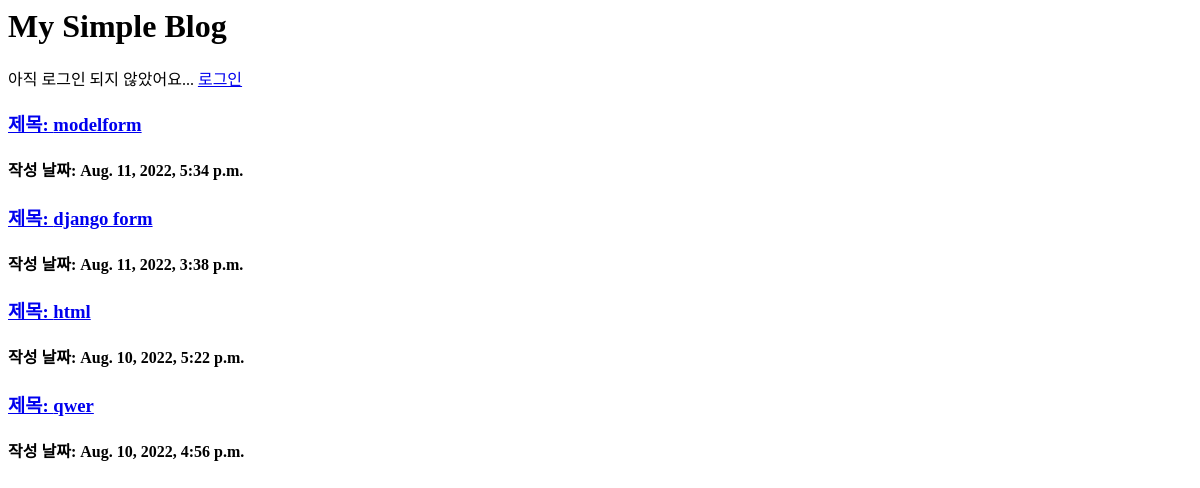
/, run on an earlier commit of the app's database.
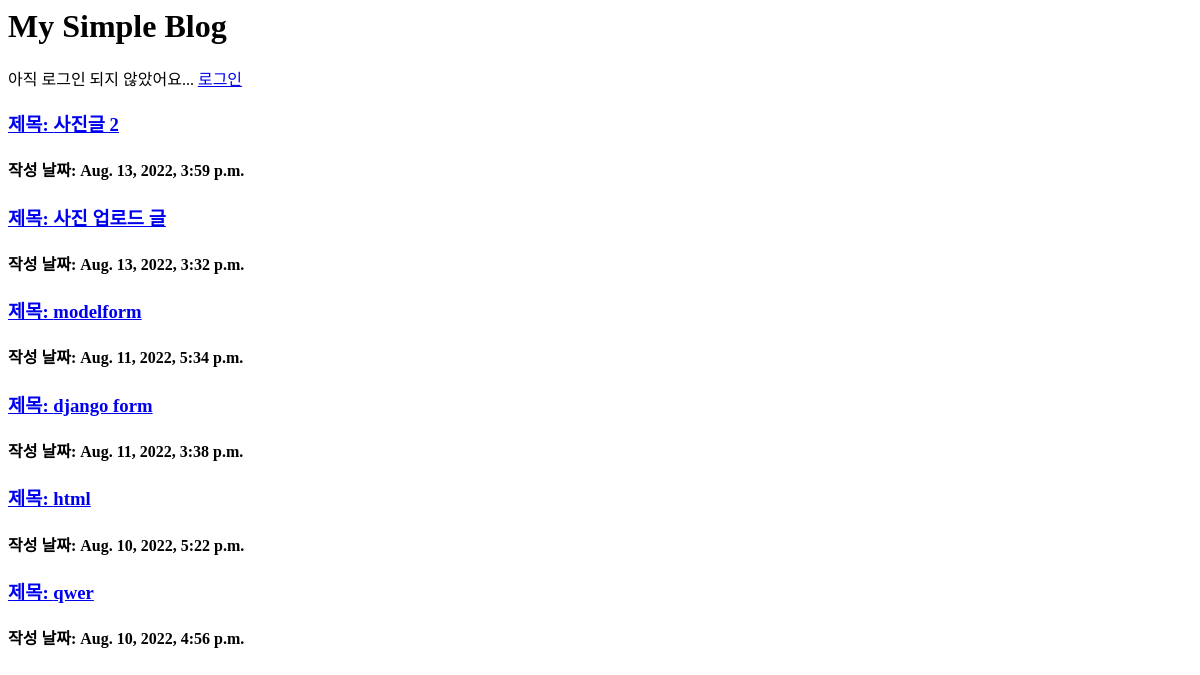
And on a later commit of the database.
### blogapp/models.py (models this page shows, shortened)
class Blog(models.Model):
    title = models.CharField(max_length=50)
    body = models.TextField()
    photo = models.ImageField(blank=True, null=True, upload_to='blog_photo')
    date = models.DateTimeField(auto_now_add=True)

### blogapp/views.py (the view)
# urls.py: path('', views.home, name='home'),
def home(request):
    posts = Blog.objects.filter().order_by('-date') # --> 최신 순으로 정렬해서 가져오기
    return render(request, 'index.html', {'posts':posts})

### blogapp/templates/index.html (shortened to what this page needs)
<h1>My Simple Blog</h1>
{% if user.is_authenticated %}
안녕하세요, {{ user.username }}님!
<a href="{% url 'logout' %}">로그아웃</a>
{% else %}
아직 로그인 되지 않았어요...
<a href="{% url 'login' %}">로그인</a>
{% endif %}
{% for post in posts %}
<a href="{% url 'detail' post.id %}">
    <h3>제목: {{ post.title }}</h3>
</a>
<h4>작성 날짜: {{ post.date }}</h4>
{% endfor %}

What changed in the data, as far as the page shows it:
added Blog: title "사진글 2", date "Aug. 13, 2022, 3:59 p.m."
added Blog: title "사진 업로드 글", date "Aug. 13, 2022, 3:32 p.m."
